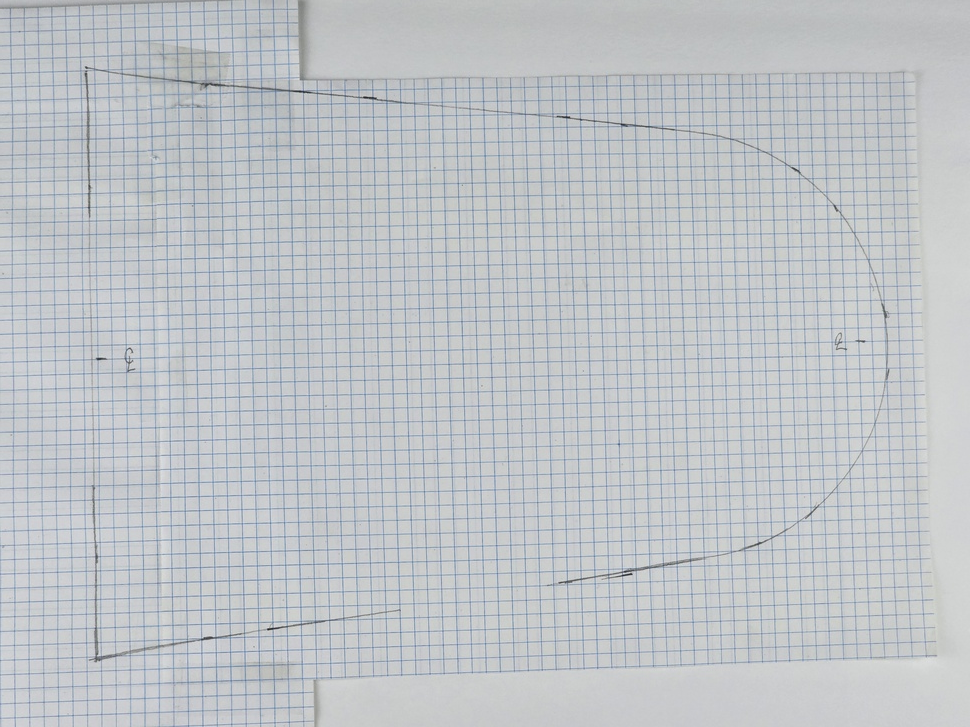
#> input picture Second analysis/20260917_175649.jpg, 970 x 727 px, shrunk from 4000 x 3000 before the run
$ python grid_lines.py
#> lines starting #> are read from the running program, lines starting #| are printed output that depends on the picture; after the words box and inside, x2 and y2 are one past the last pixel; in counts of white or black regions, pixels touching at a corner belong together; long printed decimals are rounded
"""Detect grid lines on the full original photo using band-wise peak
tracking (robust to the mild perspective curvature), then fit a smooth
polynomial per line: x(y) for vertical lines, y(x) for horizontal lines.
Saves the fitted lines to grid_lines.npz for later use.
"""
import cv2
import numpy as np
from scipy.signal import find_peaks

ORIG = "20260917_175649.jpg"
SPACING = 57.0  # approx grid spacing in px, from earlier analysis


def grid_mask(im):
    im = im.astype(np.int16)
    B, G, R = im[:, :, 0], im[:, :, 1], im[:, :, 2]
    diff = B - R
    mask = (diff > 10).astype(np.uint8) * 255
    mask = cv2.morphologyEx(mask, cv2.MORPH_OPEN, np.ones((2, 2), np.uint8))
    return mask


def track_lines(mask, axis, band=75, match_tol=20, min_pts=8):
    """axis='v' -> vertical lines, tracked across horizontal bands (rows).
    axis='h' -> horizontal lines, tracked across vertical bands (cols)."""
    H, W = mask.shape
    if axis == 'v':
        n_bands = H // band
        def get_profile(b0, b1):
            return (mask[b0:b1, :] > 0).sum(axis=0).astype(float)
    else:
        n_bands = W // band
        def get_profile(b0, b1):
            return (mask[:, b0:b1] > 0).sum(axis=1).astype(float)

    tracks = []  # each: list of (center, peak_pos)
    active = []  # list of (track_index, last_peak)

    for bi in range(n_bands):
        b0, b1 = bi * band, (bi + 1) * band
        center = (b0 + b1) / 2.0
        profile = get_profile(b0, b1)
        maxval = profile.max()
        if maxval < band * 0.15:
            continue
        peaks, _ = find_peaks(profile, height=maxval * 0.35, distance=int(SPACING * 0.55))
        used = set()
        new_active = []
        for ti, last_peak in active:
            cand = [(abs(p - last_peak), p) for p in peaks if p not in used]
            cand.sort()
            if cand and cand[0][0] <= match_tol:
                p = cand[0][1]
                used.add(p)
                tracks[ti].append((center, p))
                new_active.append((ti, p))
            else:
                new_active.append((ti, last_peak))  # keep alive across gap
        active = new_active
        for p in peaks:
            if p not in used:
                tracks.append([(center, p)])
                active.append((len(tracks) - 1, p))

    fits = []
    for tr in tracks:
        if len(tr) < min_pts:
            continue
        arr = np.array(tr)
        c, p = arr[:, 0], arr[:, 1]
        deg = 2 if len(tr) >= 12 else 1
        coef = np.polyfit(c, p, deg)
        fits.append({"coef": coef, "n": len(tr), "cmin": c.min(), "cmax": c.max(),
                     "pmean": p.mean()})
    fits.sort(key=lambda d: d["pmean"])
    return fits


def merge_and_index(fits, spacing):
    """Merge near-duplicate line tracks and assign integer grid indices,
    allowing for the occasional undetected line (larger gap -> skip index)."""
    fits = sorted(fits, key=lambda d: d["pmean"])
    merged = [fits[0]]
    for f in fits[1:]:
        if f["pmean"] - merged[-1]["pmean"] < spacing * 0.6:
            # duplicate/spurious split -> keep the one with more support
            if f["n"] > merged[-1]["n"]:
                merged[-1] = f
        else:
            merged.append(f)
    idx = 0
    merged[0]["index"] = idx
    for prev, cur in zip(merged, merged[1:]):
        gap = cur["pmean"] - prev["pmean"]
        step = max(1, round(gap / spacing))
        idx += step
        cur["index"] = idx
    return merged


def main():
    im = cv2.imread(ORIG)
#> im is the input picture: shape (727, 970, 3); mean B, G, R 199.6, 195.5, 191.3
    mask = grid_mask(im)
#> in grid_mask, `B, G, R = im[:, :, 0], im[:, :, 1], im[:, :, 2]`:
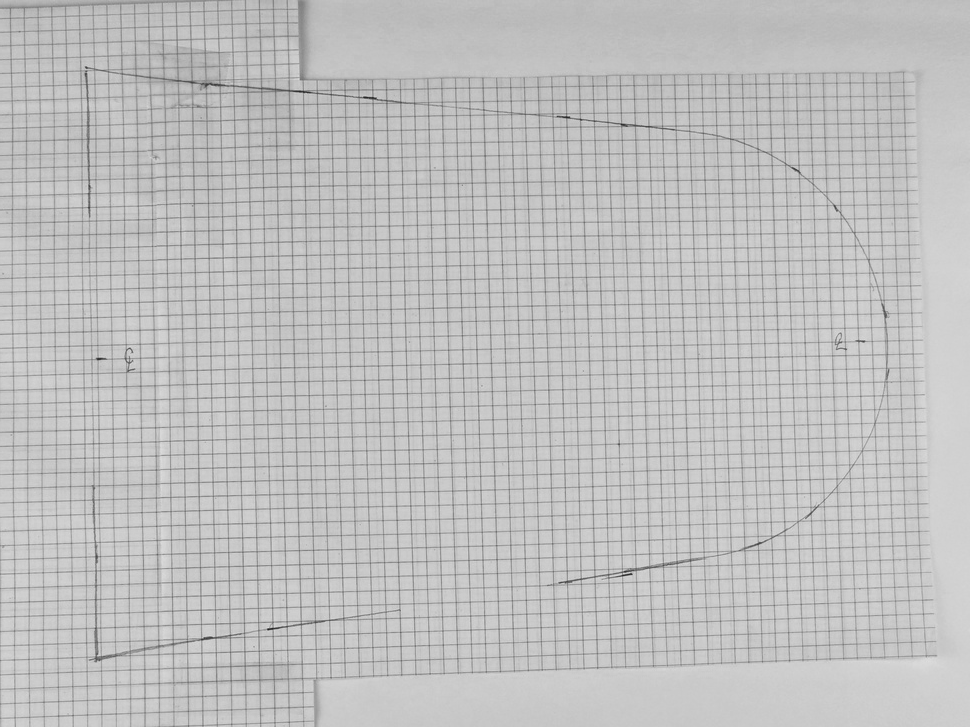
#> R: shape (727, 970) int16; min 30, max 221, mean 191.3
#> in grid_mask, `diff = B - R`:
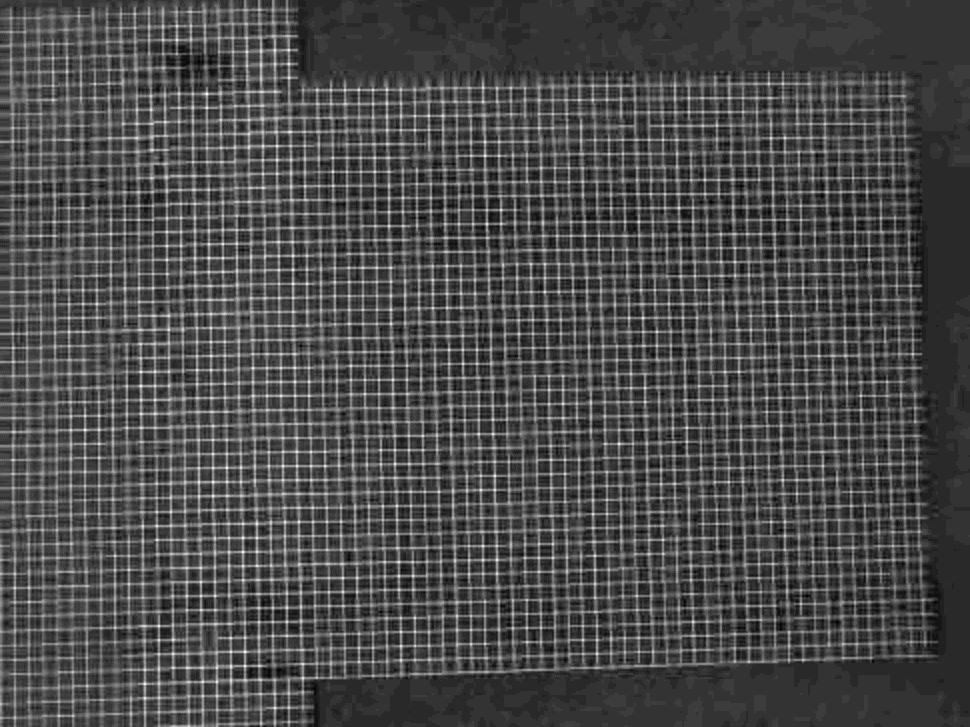
#> diff: shape (727, 970) int16; min -8, max 47, mean 8.3; drawn with min black and max white
#> in grid_mask, `mask = (diff > 10).astype(np.uint8) * 255`:
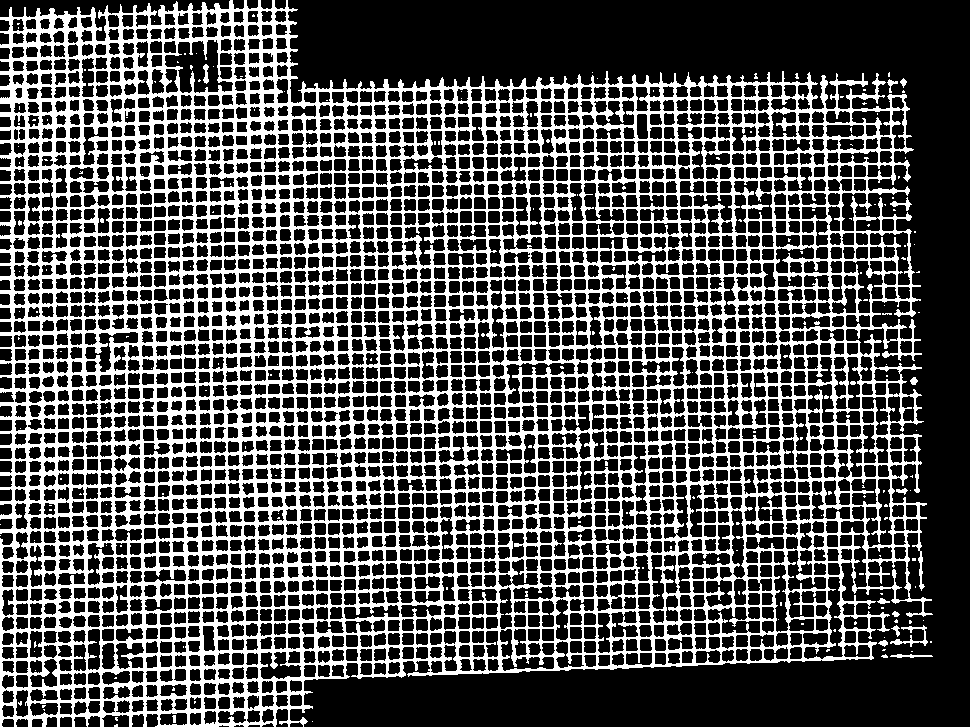
#> mask: shape (727, 970); 31.4% white; 211 white regions (196 under 20 px), largest, box (x1, y1, x2, y2) and area: (0, 0, 933, 727) 219670, (890, 625, 928, 647) 224, (890, 654, 933, 658) 100
#> in grid_mask, `mask = cv2.morphologyEx(mask, cv2.MORPH_OPEN, np.ones((2, 2), np.uint8))`:
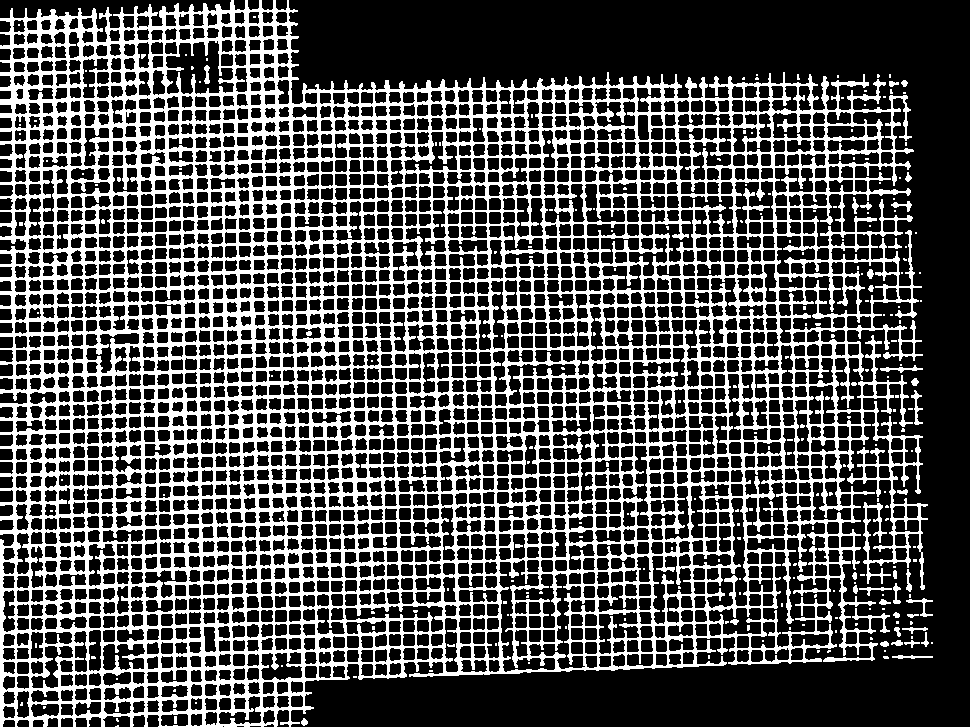
#> mask: shape (727, 970); 31.1% white; 247 white regions (207 under 20 px), largest, box (x1, y1, x2, y2) and area: (0, 0, 928, 727) 215243, (911, 390, 923, 425) 144, (880, 365, 923, 373) 129
    H, W = mask.shape
#> H = 727; W = 970

    vfits = track_lines(mask, 'v')
#> vfits = 15 items
    hfits = track_lines(mask, 'h')
#> hfits = 9 items
    print("vertical lines found (raw):", len(vfits))
#| vertical lines found (raw): 15
    print("horizontal lines found (raw):", len(hfits))
#| horizontal lines found (raw): 9

    vfits = merge_and_index(vfits, SPACING)
#> in merge_and_index, `fits = sorted(fits, key=lambda d: d["pmean"])`: fits = 15 items
#> the loop in merge_and_index, `for f in fits[1:]:` made 14 passes
#> the loop in merge_and_index, `for prev, cur in zip(merged, merged[1:]):` made 14 passes
#> (gap, step, idx) on passes 1 to 12: (53.35, 1, 1), (75.88, 1, 2), (47.88, 1, 3), (92.12, 2, 5), (75.38, 1, 6), (84.12, 1, 7), (47.5, 1, 8), (50.75, 1, 9), (44.62, 1, 10), (50, 1, 11), (72.88, 1, 12), (67.62, 1, 13)
#> after the loop in merge_and_index, `for prev, cur in zip(merged, merged[1:]):`: idx = 15
    hfits = merge_and_index(hfits, SPACING)
#> the loop in merge_and_index (call 2), `for f in fits[1:]:` made 8 passes
#> the loop in merge_and_index (call 2), `for prev, cur in zip(merged, merged[1:]):` made 8 passes
#> (gap, step, idx) on passes 1 to 8: (126.1, 2, 2), (37.08, 1, 3), (103.3, 2, 5), (112.7, 2, 7), (63.51, 1, 8), (41.22, 1, 9), (45.58, 1, 10), (57.82, 1, 11)
    print("vertical lines (merged):", len(vfits))
#| vertical lines (merged): 15
    print("horizontal lines (merged):", len(hfits))
#| horizontal lines (merged): 9
    print("v indices", [f["index"] for f in vfits])
#| v indices [0, 1, 2, 3, 5, 6, 7, 8, 9, 10, 11, 12, 13, 14, 15]
    print("h indices", [f["index"] for f in hfits])
#| h indices [0, 2, 3, 5, 7, 8, 9, 10, 11]

    vmeans = [f["pmean"] for f in vfits]
#> vmeans = [17.78, 71.12, 147, 194.9, 287, 362.4, 446.5, 494, 544.8, 589.4, 639.4, 712.2, 779.9, 834, 899.1]
    hmeans = [f["pmean"] for f in hfits]
#> hmeans = [88.5, 214.6, 251.6, 354.9, 467.6, 531.1, 572.3, 617.9, 675.7]
    print("v spacing", np.diff(vmeans))
#| v spacing [53.347 75.875      47.875      92.125      75.375      84.125
#|  47.5        50.75       44.625      50.         72.875      67.625
#|  54.125      65.125     ]
    print("h spacing", np.diff(hmeans))
#| h spacing [126.056  37.081 103.264 112.7         63.511
#|   41.222  45.576  57.818]

    np.savez("grid_lines.npz",
             vcoefs=np.array([f["coef"] for f in vfits], dtype=object),
             hcoefs=np.array([f["coef"] for f in hfits], dtype=object),
             vindex=np.array([f["index"] for f in vfits]),
             hindex=np.array([f["index"] for f in hfits]),
             allow_pickle=True)

    vis = im.copy()
    ys = np.linspace(0, H - 1, 200)
#> ys = 200 values from 0 to 726
    for f in vfits:
        xs = np.polyval(f["coef"], ys)
        for x, y in zip(xs, ys):
            if 0 <= x < W:
                cv2.circle(vis, (int(x), int(y)), 2, (0, 0, 255), -1)
        xm, ym = np.polyval(f["coef"], H / 2), H / 2
        cv2.putText(vis, str(f["index"]), (int(xm), int(ym)),
                    cv2.FONT_HERSHEY_SIMPLEX, 0.7, (0, 0, 255), 2)
#> this loop made 15 passes
#> xm on passes 1 to 12: 17.62, 71.32, 146.8, 194.3, 288.5, 362.9, 446.4, 493.9, 544.3, 589, 639.1, 710.7
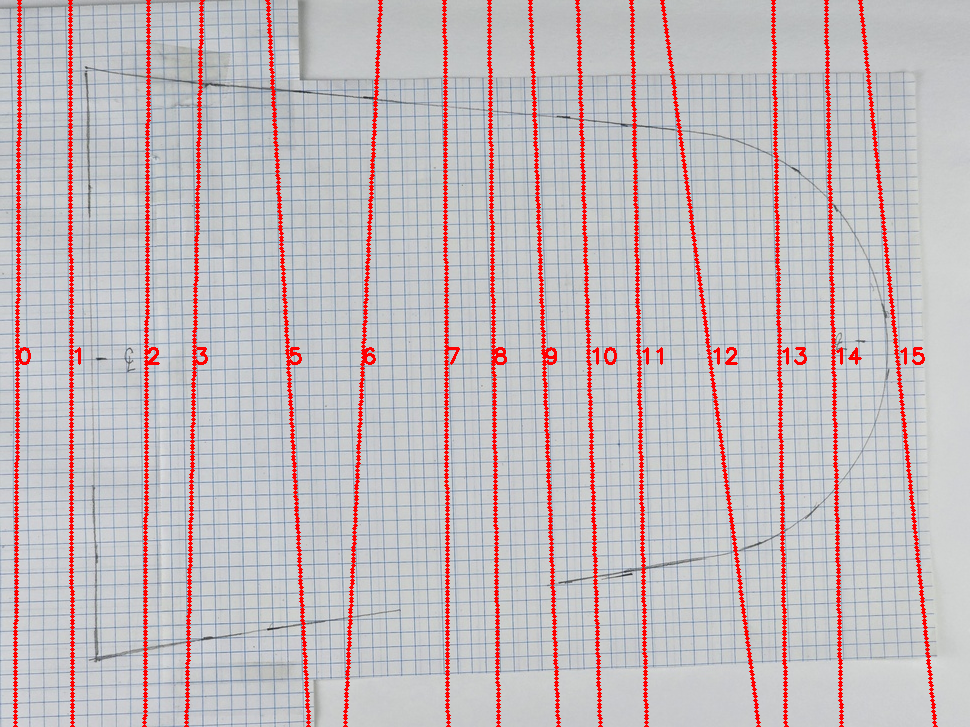
#> vis: shape (727, 970, 3); 5.26% of pixels changed, all inside (x1, y1, x2, y2) = (13, 0, 938, 727)
    xs2 = np.linspace(0, W - 1, 200)
#> xs2 = 200 values from 0 to 969
    for f in hfits:
        ysf = np.polyval(f["coef"], xs2)
        for x, y in zip(xs2, ysf):
            if 0 <= y < H:
                cv2.circle(vis, (int(x), int(y)), 2, (0, 255, 0), -1)
        xm2, ym2 = W / 2, np.polyval(f["coef"], W / 2)
        cv2.putText(vis, str(f["index"]), (int(xm2), int(ym2)),
                    cv2.FONT_HERSHEY_SIMPLEX, 0.7, (0, 255, 0), 2)
#> this loop made 9 passes
#> ym2 on passes 1 to 9: 88.25, 214.4, 253.6, 356.5, 467.9, 530.4, 568.8, 617.6, 672.5
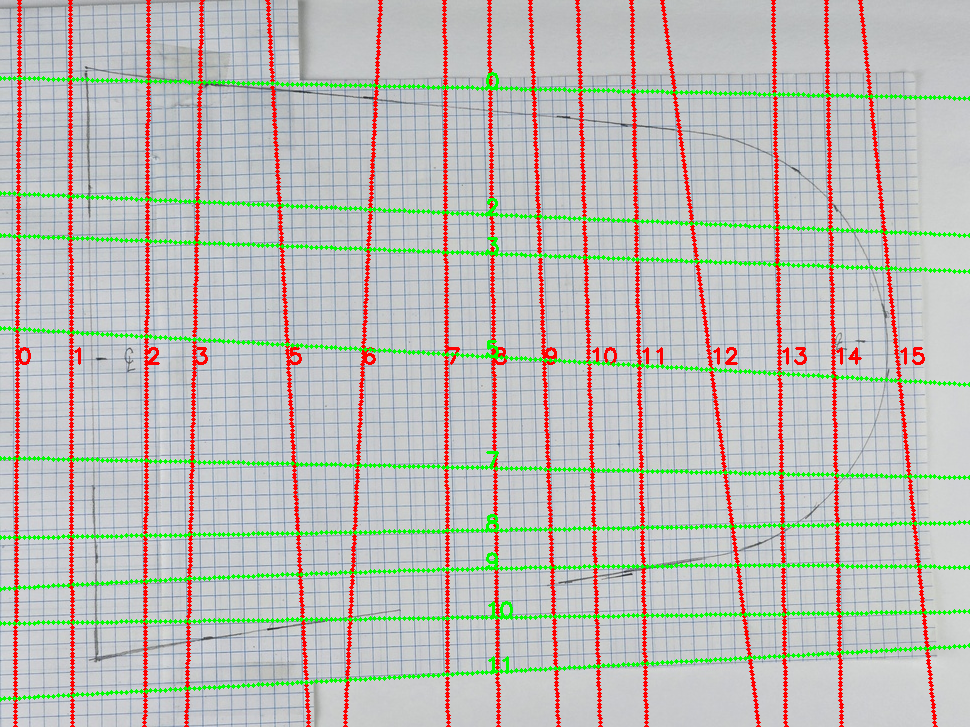
#> vis: shape (727, 970, 3); 3.42% of pixels changed, all inside (x1, y1, x2, y2) = (0, 72, 970, 702)
    cv2.imwrite("dbg_fitted_lines.png", vis)


if __name__ == "__main__":
    main()
